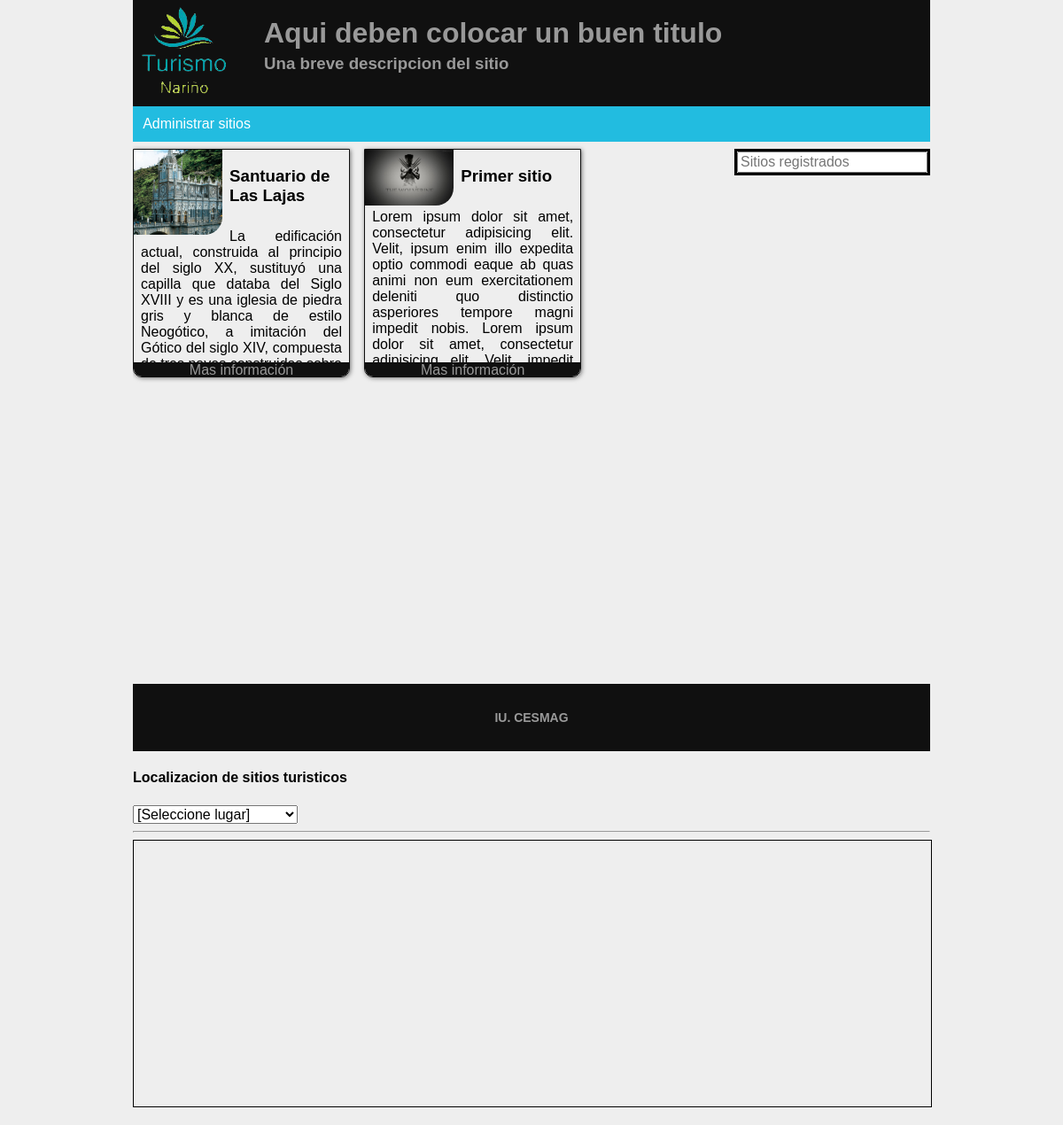
The page / on the database its author committed.
### tables this page shows
CREATE TABLE IF NOT EXISTS `sitios` (
  `id` int(11) NOT NULL AUTO_INCREMENT,
  `nombre` varchar(70) DEFAULT NULL,
  `descripcion` text,
  `temperatura` varchar(40) DEFAULT NULL,
  `historia` text,
  `ubicacion` varchar(70) DEFAULT NULL,
  `contacto` text,
  `lat` float(10,6) DEFAULT NULL,
  `lng` float(10,6) DEFAULT NULL,
  `img_min` varchar(200) DEFAULT NULL,
  `img1` varchar(200) DEFAULT NULL,
  `img2` varchar(200) DEFAULT NULL,
  `img3` varchar(200) DEFAULT NULL,
  `img4` varchar(200) DEFAULT NULL,
  PRIMARY KEY (`id`)
);

### index.php (the view, shortened to what this page needs)
<?php
	require("php/procesos.php");
	$sql = "SELECT id, nombre, descripcion, img_min FROM sitios ORDER BY id DESC";
	$result = mysql_query($sql);
?>
<!doctype html>
<html lang="es">
<head>
	<link rel="stylesheet" href="css/normalize.css">
	<link rel="stylesheet" href="css/index.css">
        <link href="css/estilo_M.css" rel="stylesheet">
</head>
<body>
	<header>
		<div class="logo">
			<img src="image/logo.png" alt="logo de la empresa">
		</div>
		<h1>Aqui deben colocar un buen titulo</h1>
		<h3>Una breve descripcion del sitio</h3>
	</header>
	<nav>
		<ul class="menu">
			<li><a href="#" id="admSitios">Administrar sitios</a></li>
		</ul>
	</nav>
	<section class="sitios">
		<?php
			while($data = mysql_fetch_array($result)){
				template($data['id'], $data['img_min'],$data['nombre'],$data['descripcion']);
			}
		 ?>
	</section>
	<section class="mapaGeneral">
		<input type="text" placeholder="Sitios registrados">
	</section>
	<footer>
		<h3>
			IU. CESMAG
		</h3>
	</footer>
<h4>Localizacion de sitios turisticos </h4>
        <select onchange="ver();" id="lst1">
                <option>[Seleccione lugar]</option>
        </select>
        <hr>
        <div id="mapa"></div>
</body>
</html>

### php/procesos.php (shortened to what this page needs)
<?php
	function template($id,$imgMin, $titulo, $parrafo){
		$article = '<article>
			<figure>
				<img src="image/sitios/'.$imgMin.'" alt="imagen">
			</figure>
			<div class="acciones">
				<a href="#'.$id.'" class="editar"></a>
				<a href="#'.$id.'" class="borrar"></a>
			</div>
			<h3>
				'.$titulo.'
			</h3>
			<p>'.$parrafo.'</p>
			<a href="#'.$id.'" class="moreInfo">Mas información</a>
		</article>';
		echo $article;
	}
?>

### css/index.css (style rules this page uses)
html { background:#eee }
body { display:block;margin:auto;width:900px;position:relative }
footer { background:#101010;color:#999;padding:1em 0;text-align:center;width:100%;margin-top:3em; }
footer h3 { font-size:14px;font-weight:bold }
header { background:#101010;display:block;padding:.5em;overflow:hidden;color:#999; }
header h1,header h3 { padding-left:140px;line-height:.5em }
header .logo { float:left; }
header .logo img { width:100px }
nav { background:#22bce0;width:100%;display:block;position:relative; }
nav .menu { height:40px;line-height:40px;margin:0;padding:0;overflow-x:auto;white-space:nowrap; }
nav .menu li { display:inline-block; }
nav .menu li a { color:#fff;display:block;margin:0 .5em;padding:0 .2em;text-decoration:none }
.sitios { display:inline-block;width:60%;height:560px;overflow-y:scroll;overflow-x:hidden; }
.sitios article { border:solid 1px #101010;border-radius:0 0 10px 10px;box-shadow:1px 1px 5px rgba(0,0,0,0.5);display:inline-block;margin-top:.5em;overflow:hidden;width:45%;height:16em;position:relative; }
.sitios article:nth-child(odd) { margin-right:3% }
.sitios article .moreInfo { background:#101010;border-radius:0 0 10px 10px;top:15em;left:0;position:absolute;text-align:center;width:100%;text-decoration:none;color:#999 }
.sitios figure { float:left;margin:0 .5em 0 0;padding:0; }
.sitios figure img { border-radius:0 0 20px 0;width:100px }
.sitios p { padding:.5em;text-align:justify }
.mapaGeneral { border:solid #000;display:inline-block;float:right;margin-top:.5em; }

### css/estilo_M.css (style rules this page uses)
#mapa { width: 100%; height: 300px; border:1px solid black; margin-bottom: 20px; }

### rows shown on the page
sitios: img_min (picture), nombre "Santuario de Las Lajas", descripcion "La edificación actual, construida al principio del siglo XX, sustituyó una capilla que databa del Siglo XVIII y es una iglesia de piedra gris y blanca de estilo Neogótico, a imitación del Gótico del siglo XIV, compuesta…"
sitios: img_min (picture), nombre "Primer sitio", descripcion "Lorem ipsum dolor sit amet, consectetur adipisicing elit. Velit, ipsum enim illo expedita optio commodi eaque ab quas animi non eum exercitationem deleniti quo distinctio asperiores tempore magni impedit nobis. Lorem ipsum dolor sit amet, consectetur adipisicing elit. Velit, impedit…"
